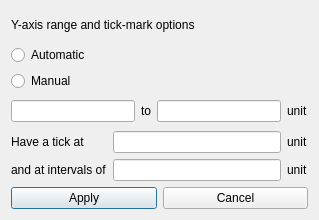
<?xml version="1.0" encoding="UTF-8"?>
<ui version="4.0">
 <class>YAxisClass</class>
 <widget class="QDialog" name="YAxisClass">
  <property name="geometry">
   <rect>
    <x>0</x>
    <y>0</y>
    <width>319</width>
    <height>220</height>
   </rect>
  </property>
  <property name="minimumSize">
   <size>
    <width>0</width>
    <height>0</height>
   </size>
  </property>
  <property name="windowTitle">
   <string>Profile y-axis options</string>
  </property>
  <layout class="QVBoxLayout" name="verticalLayout">
   <property name="sizeConstraint">
    <enum>QLayout::SetMinAndMaxSize</enum>
   </property>
   <item>
    <widget class="QLabel" name="label">
     <property name="text">
      <string>Y-axis range and tick-mark options</string>
     </property>
    </widget>
   </item>
   <item>
    <widget class="QRadioButton" name="automatic">
     <property name="text">
      <string>Automatic</string>
     </property>
    </widget>
   </item>
   <item>
    <widget class="QRadioButton" name="manual">
     <property name="text">
      <string>Manual</string>
     </property>
    </widget>
   </item>
   <item>
    <layout class="QHBoxLayout" name="horizontalLayout">
     <item>
      <widget class="QLineEdit" name="ymin"/>
     </item>
     <item>
      <widget class="QLabel" name="to">
       <property name="text">
        <string>to</string>
       </property>
      </widget>
     </item>
     <item>
      <widget class="QLineEdit" name="ymax"/>
     </item>
     <item>
      <widget class="QLabel" name="rangeu">
       <property name="text">
        <string>unit</string>
       </property>
      </widget>
     </item>
    </layout>
   </item>
   <item>
    <layout class="QGridLayout" name="gridLayout">
     <item row="0" column="0">
      <widget class="QLabel" name="havetickat">
       <property name="text">
        <string>Have a tick at</string>
       </property>
      </widget>
     </item>
     <item row="0" column="1">
      <widget class="QLineEdit" name="tick0"/>
     </item>
     <item row="0" column="2">
      <widget class="QLabel" name="tick0u">
       <property name="text">
        <string>unit</string>
       </property>
      </widget>
     </item>
     <item row="1" column="0">
      <widget class="QLabel" name="andatintervalsof">
       <property name="text">
        <string>and at intervals of</string>
       </property>
      </widget>
     </item>
     <item row="1" column="1">
      <widget class="QLineEdit" name="tickinterval"/>
     </item>
     <item row="1" column="2">
      <widget class="QLabel" name="tickintervalu">
       <property name="text">
        <string>unit</string>
       </property>
      </widget>
     </item>
    </layout>
   </item>
   <item>
    <layout class="QHBoxLayout" name="horizontalLayout_2">
     <item>
      <widget class="QPushButton" name="applybutton">
       <property name="text">
        <string>Apply</string>
       </property>
       <property name="default">
        <bool>true</bool>
       </property>
      </widget>
     </item>
     <item>
      <widget class="QPushButton" name="cancelbutton">
       <property name="text">
        <string>Cancel</string>
       </property>
      </widget>
     </item>
    </layout>
   </item>
  </layout>
 </widget>
 <tabstops>
  <tabstop>applybutton</tabstop>
 </tabstops>
 <resources/>
 <connections/>
</ui>
